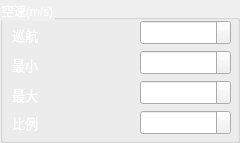
         <widget class="QGroupBox" name="f_pid_box_5">
          <property name="geometry">
           <rect>
            <x>275</x>
            <y>160</y>
            <width>240</width>
            <height>143</height>
           </rect>
          </property>
          <property name="styleSheet">
           <string notr="true">color: rgb(255, 255, 255);</string>
          </property>
          <property name="title">
           <string>空速(m/s)</string>
          </property>
          <widget class="QLabel" name="label_48">
           <property name="geometry">
            <rect>
             <x>12</x>
             <y>24</y>
             <width>39</width>
             <height>21</height>
            </rect>
           </property>
           <property name="font">
            <font>
             <pointsize>10</pointsize>
            </font>
           </property>
           <property name="text">
            <string>巡航</string>
           </property>
          </widget>
          <widget class="QDoubleSpinBox" name="f_cruise_speed">
           <property name="geometry">
            <rect>
             <x>140</x>
             <y>20</y>
             <width>91</width>
             <height>25</height>
            </rect>
           </property>
           <property name="font">
            <font>
             <pointsize>10</pointsize>
            </font>
           </property>
          </widget>
          <widget class="QDoubleSpinBox" name="f_speed_min">
           <property name="geometry">
            <rect>
             <x>140</x>
             <y>50</y>
             <width>91</width>
             <height>25</height>
            </rect>
           </property>
           <property name="font">
            <font>
             <pointsize>10</pointsize>
            </font>
           </property>
          </widget>
          <widget class="QLabel" name="label_49">
           <property name="geometry">
            <rect>
             <x>12</x>
             <y>54</y>
             <width>41</width>
             <height>21</height>
            </rect>
           </property>
           <property name="font">
            <font>
             <pointsize>10</pointsize>
            </font>
           </property>
           <property name="text">
            <string>最小</string>
           </property>
          </widget>
          <widget class="QDoubleSpinBox" name="f_speed_max">
           <property name="geometry">
            <rect>
             <x>140</x>
             <y>80</y>
             <width>91</width>
             <height>25</height>
            </rect>
           </property>
           <property name="font">
            <font>
             <pointsize>10</pointsize>
            </font>
           </property>
          </widget>
          <widget class="QLabel" name="label_50">
           <property name="geometry">
            <rect>
             <x>12</x>
             <y>84</y>
             <width>43</width>
             <height>21</height>
            </rect>
           </property>
           <property name="font">
            <font>
             <pointsize>10</pointsize>
            </font>
           </property>
           <property name="text">
            <string>最大</string>
           </property>
          </widget>
          <widget class="QDoubleSpinBox" name="f_speed_pct">
           <property name="geometry">
            <rect>
             <x>140</x>
             <y>110</y>
             <width>91</width>
             <height>25</height>
            </rect>
           </property>
           <property name="font">
            <font>
             <pointsize>10</pointsize>
            </font>
           </property>
          </widget>
          <widget class="QLabel" name="label_51">
           <property name="geometry">
            <rect>
             <x>12</x>
             <y>112</y>
             <width>41</width>
             <height>21</height>
            </rect>
           </property>
           <property name="font">
            <font>
             <pointsize>10</pointsize>
            </font>
           </property>
           <property name="text">
            <string>比例</string>
           </property>
          </widget>
         </widget>
